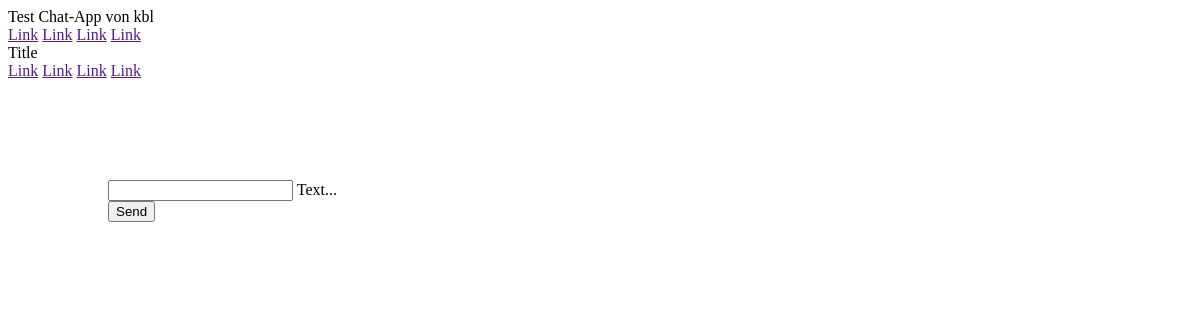
The page /chat/ (signed in) on the database as committed earlier.
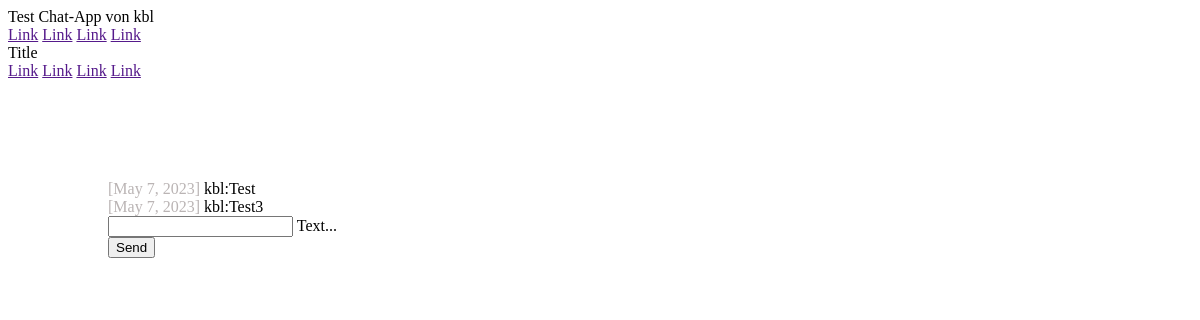
The same page on the database as committed later.
### chat/models.py (models this page shows)
class Message (models.Model):
    text = models.CharField(max_length=500)
    created_at = models.DateField(default = date.today)
    chat =  models.ForeignKey(Chat,on_delete=models.CASCADE, related_name='chat_message_set',default=None, blank=True, null=True)
    author = models.ForeignKey(settings.AUTH_USER_MODEL,on_delete=models.CASCADE, related_name='author_message_set')
    receiver = models.ForeignKey(settings.AUTH_USER_MODEL,on_delete=models.CASCADE, related_name='receiver_message_set')

### chat/views.py (the view, shortened to what this page needs)
# urls.py: path('chat/', index),
@login_required(login_url='/login/')
def index(request):
    chatMessages = Message.objects.filter(chat__id=1)
    return render(request,'chats/index.html',{'username':'Katja','messages':chatMessages})

### chat/templates/chats/index.html (shortened to what this page needs)
{% extends "base.html" %} {% block content %}
<div class="page-content">
    <div id="message-cont">
    {% if request.user.is_authenticated%} {% for message in messages %}
    <div>
      <span class="color-gray">[{{message.created_at}}]</span>
      {{ message.author }}:{{ message.text }}
    </div>
    {% endfor %}
    </div>
    <form onsubmit="sendMessage();return false;"  method="POST">
      <div class="mdl-textfield mdl-js-textfield">
        <input
          class="mdl-textfield__input"
          name="textmessage"
          type="text"
          id="messageField"
        />
        <label class="mdl-textfield__label" for="messageField">Text...</label>
      </div>
      <button
        class="mdl-button mdl-js-button mdl-button--raised mdl-js-ripple-effect mdl-button--accent"
      >
        Send
      </button>
    </form>
    {% else %}
    <h1>You are not logged! Please log in <a href="/login/">here</a></h1>
    {% endif %}
  </div>
  {% endblock %}

Rows that differ between the two databases and show on the page:
added Message: created_at "May 7, 2023", author "kbl", text "Test"
added Message: created_at "May 7, 2023", author "kbl", text "Test3"
